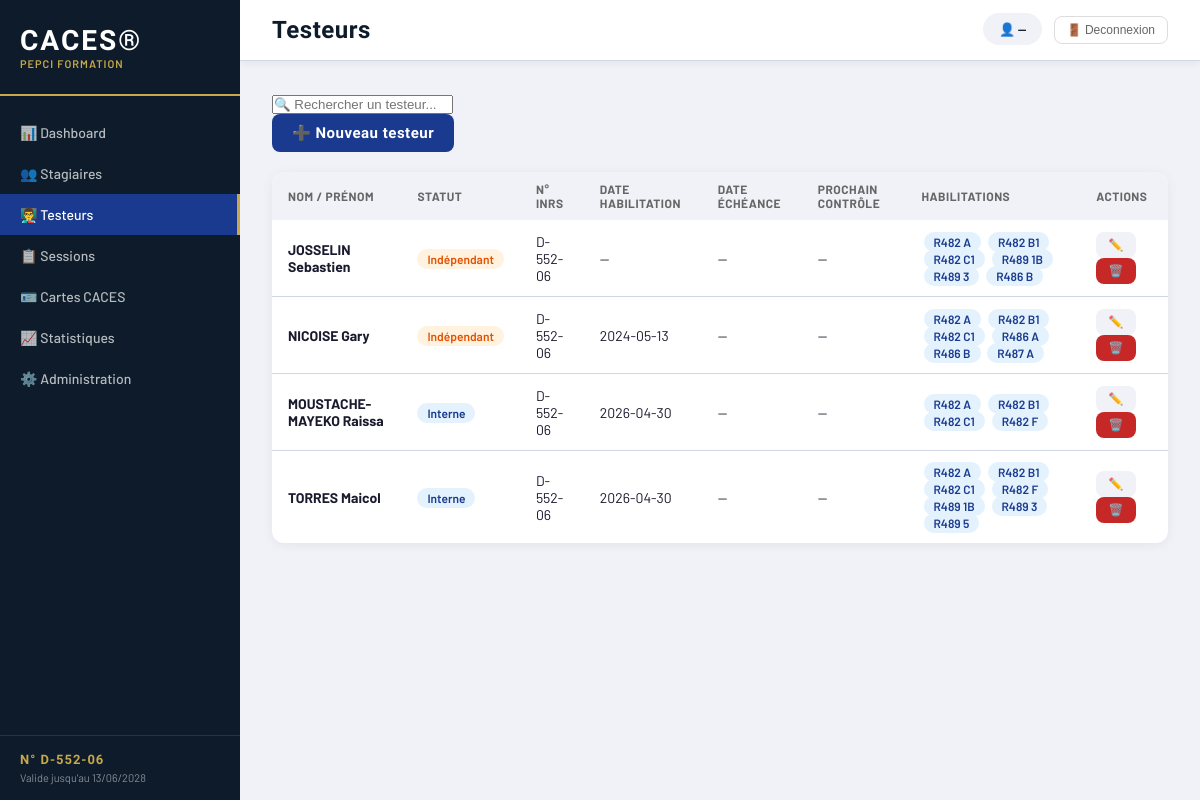
The app's page /testeurs with its own data.
### app/models/testeur.py (models this page shows)
class Testeur(Base):
    __tablename__ = "testeurs"
    id = Column(Integer, primary_key=True, index=True)
    nom = Column(String(100), nullable=False)
    prenom = Column(String(100), nullable=False)
    email = Column(String(200), nullable=True)
    telephone = Column(String(20), nullable=True)
    photo = Column(String(500), nullable=True)
    statut = Column(String(20), default="interne")
    entreprise = Column(String(200), nullable=True)
    numero_inrs = Column(String(50), nullable=True)
    date_habilitation = Column(Date, nullable=True)
    date_expiration_habilitation = Column(Date, nullable=True)
    visite_medicale = Column(Date, nullable=True)
    formation_continue = Column(Date, nullable=True)
    date_prochain_controle = Column(Date, nullable=True)
    note = Column(Text, nullable=True)
    date_creation = Column(DateTime, default=datetime.utcnow)
    actif = Column(Boolean, default=True)

### app/models/habilitation_testeur.py (models this page shows)
class HabilitationTesteur(Base):
    __tablename__ = "habilitations_testeurs"
    id = Column(Integer, primary_key=True, index=True)
    testeur_id = Column(Integer, ForeignKey("testeurs.id"), nullable=False)
    testeur = relationship("Testeur")
    famille = Column(String(10), nullable=False)
    categorie = Column(String(10), nullable=False)
    option_pe = Column(Boolean, default=False)
    option_tel = Column(Boolean, default=False)
    date_integration = Column(Date, nullable=False)
    date_expiration = Column(Date, nullable=True)
    actif = Column(Boolean, default=True)

### app/main.py (the view)
@app.get("/testeurs")
def page_testeurs(request: Request):
    db = SessionLocal()
    liste = db.query(Testeur).filter(Testeur.actif == True).all()
    for t in liste:
        t.habilitations = db.query(HabilitationTesteur).filter(
            HabilitationTesteur.testeur_id == t.id,
            HabilitationTesteur.actif == True
        ).all()
    db.close()
    return templates.TemplateResponse(
        request=request,
        name="testeurs.html",
        context={
            "page": "testeurs",
            "testeurs": liste
        }
    )

### templates/testeurs.html (shortened to what this page needs)
{% extends "base.html" %}
{% block title %}Testeurs{% endblock %}
{% block content %}
<div class="toolbar">
    <div class="toolbar-left">
        <input type="text" id="search" placeholder="🔍 Rechercher un testeur..." class="search-input" onkeyup="filtrer()">
    </div>
    <div class="toolbar-right">
        <button class="btn btn-primary" onclick="ouvrirFormulaire()">➕ Nouveau testeur</button>
    </div>
</div>
<div class="card" style="margin-top: 20px;">
    <table class="table" id="tableau">
        <thead>
            <tr>
                <th>Nom / Prénom</th>
                <th>Statut</th>
                <th>N° INRS</th>
                <th>Date habilitation</th>
                <th>Date échéance</th>
                <th>Prochain contrôle</th>
                <th>Habilitations</th>
                <th>Actions</th>
            </tr>
        </thead>
        <tbody id="tbody">
            {% for t in testeurs %}
            <tr>
                <td><strong>{{ t.nom }} {{ t.prenom }}</strong></td>
                <td>
                    {% if t.statut == 'interne' %}
                        <span class="badge blue">Interne</span>
                    {% elif t.statut == 'independant' %}
                        <span class="badge orange">Indépendant</span>
                    {% else %}
                        <span class="badge green">Entreprise</span>
                    {% endif %}
                </td>
                <td>{{ t.numero_inrs or '—' }}</td>
                <td>{{ t.date_habilitation or '—' }}</td>
                <td>
                    {% if t.date_expiration_habilitation %}
                        <span class="badge orange">{{ t.date_expiration_habilitation }}</span>
                    {% else %}—{% endif %}
                </td>
                <td>
                    {% if t.date_prochain_controle %}
                        <span class="badge orange">{{ t.date_prochain_controle }}</span>
                    {% else %}—{% endif %}
                </td>
                <td>
                    {% for h in t.habilitations %}
                        <span class="badge blue" style="margin:2px;">{{ h.famille }} {{ h.categorie }}</span>
                    {% endfor %}
                </td>
                <td>
                    <button class="btn btn-secondary" style="padding:6px 12px; font-size:12px;"
                        onclick="editer(
                            {{ t.id }},
                            '{{ t.nom }}',
                            '{{ t.prenom }}',
                            '{{ t.statut }}',
                            '{{ t.entreprise or '' }}',
                            '{{ t.numero_inrs or '' }}',
                            '{{ t.email or '' }}',
                            '{{ t.telephone or '' }}',
                            '{{ t.date_habilitation or '' }}',
                            '{{ t.date_expiration_habilitation or '' }}',
                            '{{ t.visite_medicale or '' }}',
                            '{{ t.formation_continue or '' }}',
                            '{{ t.date_prochain_controle or '' }}',
                            '{{ t.note or '' }}'
                        )">✏️</button>
                    <button class="btn btn-danger" style="padding:6px 12px; font-size:12px;"
                        onclick="archiver({{ t.id }}, '{{ t.nom }} {{ t.prenom }}')">🗑️</button>
                </td>
            </tr>
            {% endfor %}
        </tbody>
    </table>
</div>
{% endblock %}

### static/style.css (style rules this page uses)
:root { --blue: #1a3a8f; --blue-light: #2350c8; --dark: #0d1b2a; --gold: #c8a84b; --green: #2e7d32; --orange: #e65100; --red: #c62828; --gray: #f0f2f7; --border: #d0d8e8; --text: #1a1a2e; --sidebar-width: 240px; }
* { box-sizing: border-box; margin: 0; padding: 0; }
body { font-family: 'Barlow', sans-serif; background: var(--gray); color: var(--text); display: flex; min-height: 100vh; }
.card { background: white; border-radius: 12px; box-shadow: 0 2px 12px rgba(0,0,0,0.06); overflow: hidden; }
.table { width: 100%; border-collapse: collapse; font-size: 14px; }
.table th { background: var(--gray); padding: 10px 16px; text-align: left; font-size: 12px; font-weight: 700; text-transform: uppercase; letter-spacing: 0.5px; color: #666; }
.table td { padding: 12px 16px; border-bottom: 1px solid var(--border); }
.table tr:last-child td { border-bottom: none; }
.badge { padding: 3px 10px; border-radius: 12px; font-size: 12px; font-weight: 600; }
.badge.orange { background: #fff3e0; color: var(--orange); }
.badge.blue { background: #e3f2fd; color: var(--blue); }
.btn { padding: 10px 20px; border: none; border-radius: 8px; font-family: 'Barlow Condensed', sans-serif; font-size: 15px; font-weight: 700; letter-spacing: 0.5px; cursor: pointer; text-decoration: none; display: inline-flex; align-items: center; gap: 8px; transition: all 0.2s; }
.btn-primary { background: var(--blue); color: white; }
.btn-danger { background: var(--red); color: white; }
.btn-secondary { background: var(--gray); color: var(--dark); }

### records on screen
Testeur: nom "JOSSELIN", prenom "Sebastien", statut "Indépendant", numero_inrs "D-552-06", date_habilitation "—"
HabilitationTesteur: famille "R482", categorie "A"
HabilitationTesteur: famille "R482", categorie "B1"
HabilitationTesteur: famille "R482", categorie "C1"
HabilitationTesteur: famille "R489", categorie "1B"
HabilitationTesteur: famille "R489", categorie "3"
HabilitationTesteur: famille "R486", categorie "B"
Testeur: nom "NICOISE", prenom "Gary", statut "Indépendant", numero_inrs "D-552-06", date_habilitation "2024-05-13"
HabilitationTesteur: famille "R482", categorie "A"
HabilitationTesteur: famille "R482", categorie "B1"
HabilitationTesteur: famille "R482", categorie "C1"
HabilitationTesteur: famille "R486", categorie "A"
HabilitationTesteur: famille "R486", categorie "B"
HabilitationTesteur: famille "R487", categorie "A"
Testeur: nom "MOUSTACHE-MAYEKO", prenom "Raissa", statut "Interne", numero_inrs "D-552-06", date_habilitation "2026-04-30"
HabilitationTesteur: famille "R482", categorie "A"
HabilitationTesteur: famille "R482", categorie "B1"
HabilitationTesteur: famille "R482", categorie "C1"
HabilitationTesteur: famille "R482", categorie "F"
Testeur: nom "TORRES", prenom "Maicol", statut "Interne", numero_inrs "D-552-06", date_habilitation "2026-04-30"
HabilitationTesteur: famille "R482", categorie "A"
HabilitationTesteur: famille "R482", categorie "B1"
HabilitationTesteur: famille "R482", categorie "C1"
HabilitationTesteur: famille "R482", categorie "F"
HabilitationTesteur: famille "R489", categorie "1B"
HabilitationTesteur: famille "R489", categorie "3"
HabilitationTesteur: famille "R489", categorie "5"
